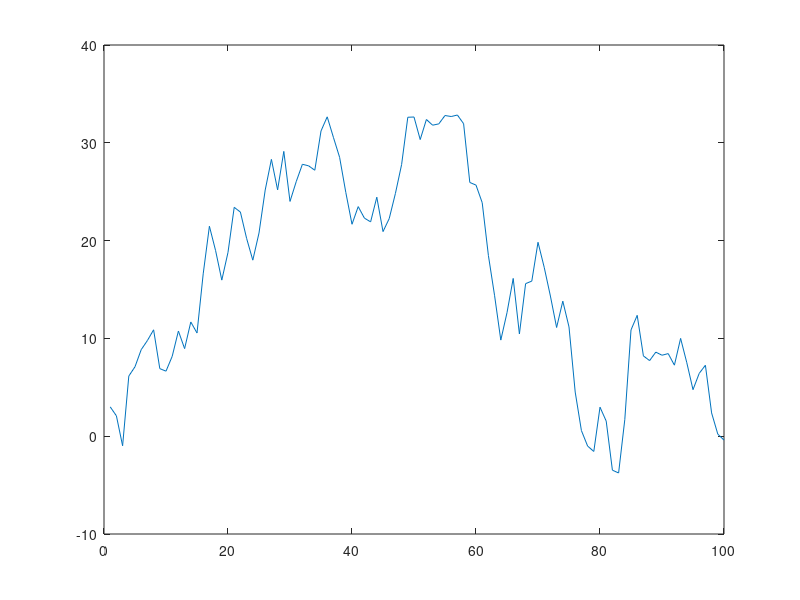

Write the MATLAB code that produced this figure.
%y_t = \rho * y_{t-1} + \epsilon_t
clc
clear all
close all


%size of the vector
N = 100;

%storage of the vector
Y = zeros(N,1);
Y(1) = 3;
%standard deviation of the error term
sigma = 3;
rho = 1;



%inline function
y_present = @(y_past, rho, sigma) rho * y_past + sigma * randn(1);


%for i = 2:N
%    Y(i) = y_present(Y(i-1), rho, sigma);
%end %end for

i = 2;
while true

    Y(i) = y_present(Y(i-1), rho, sigma);

    i = i + 1;

    if i > N
        break;
    end

end %end while




plot((1:N), Y)



